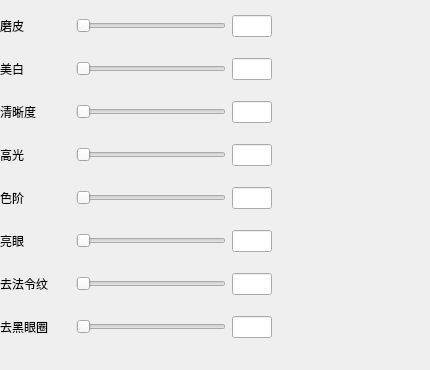
      <widget class="QWidget" name="tab">
       <attribute name="title">
        <string>美颜</string>
       </attribute>
       <widget class="QWidget" name="layoutWidget">
        <property name="geometry">
         <rect>
          <x>0</x>
          <y>0</y>
          <width>421</width>
          <height>361</height>
         </rect>
        </property>
        <layout class="QVBoxLayout" name="verticalLayout">
         <item>
          <layout class="QHBoxLayout" name="horizontalLayout_6">
           <item>
            <widget class="QLabel" name="label_InsSmooth">
             <property name="sizePolicy">
              <sizepolicy hsizetype="Fixed" vsizetype="Preferred">
               <horstretch>0</horstretch>
               <verstretch>0</verstretch>
              </sizepolicy>
             </property>
             <property name="minimumSize">
              <size>
               <width>70</width>
               <height>0</height>
              </size>
             </property>
             <property name="maximumSize">
              <size>
               <width>70</width>
               <height>16777215</height>
              </size>
             </property>
             <property name="text">
              <string>磨皮</string>
             </property>
            </widget>
           </item>
           <item>
            <widget class="QSlider" name="horizontalSlider_InsSmooth">
             <property name="sizePolicy">
              <sizepolicy hsizetype="Expanding" vsizetype="Fixed">
               <horstretch>0</horstretch>
               <verstretch>0</verstretch>
              </sizepolicy>
             </property>
             <property name="minimumSize">
              <size>
               <width>150</width>
               <height>0</height>
              </size>
             </property>
             <property name="maximumSize">
              <size>
               <width>150</width>
               <height>16777215</height>
              </size>
             </property>
             <property name="maximum">
              <number>1000</number>
             </property>
             <property name="orientation">
              <enum>Qt::Horizontal</enum>
             </property>
            </widget>
           </item>
           <item>
            <widget class="QLineEdit" name="lineEdit_InsSmooth">
             <property name="sizePolicy">
              <sizepolicy hsizetype="Fixed" vsizetype="Fixed">
               <horstretch>0</horstretch>
               <verstretch>0</verstretch>
              </sizepolicy>
             </property>
             <property name="minimumSize">
              <size>
               <width>40</width>
               <height>0</height>
              </size>
             </property>
             <property name="maximumSize">
              <size>
               <width>40</width>
               <height>16777215</height>
              </size>
             </property>
             <property name="font">
              <font>
               <pointsize>9</pointsize>
              </font>
             </property>
             <property name="readOnly">
              <bool>true</bool>
             </property>
            </widget>
           </item>
           <item>
            <spacer name="horizontalSpacer">
             <property name="orientation">
              <enum>Qt::Horizontal</enum>
             </property>
             <property name="sizeType">
              <enum>QSizePolicy::Expanding</enum>
             </property>
             <property name="sizeHint" stdset="0">
              <size>
               <width>20</width>
               <height>20</height>
              </size>
             </property>
            </spacer>
           </item>
          </layout>
         </item>
         <item>
          <layout class="QHBoxLayout" name="horizontalLayout_7">
           <item>
            <widget class="QLabel" name="label_LUTFilter">
             <property name="sizePolicy">
              <sizepolicy hsizetype="Fixed" vsizetype="Preferred">
               <horstretch>0</horstretch>
               <verstretch>0</verstretch>
              </sizepolicy>
             </property>
             <property name="minimumSize">
              <size>
               <width>70</width>
               <height>0</height>
              </size>
             </property>
             <property name="maximumSize">
              <size>
               <width>70</width>
               <height>16777215</height>
              </size>
             </property>
             <property name="text">
              <string>美白</string>
             </property>
            </widget>
           </item>
           <item>
            <widget class="QSlider" name="horizontalSlider_LUTFilter">
             <property name="sizePolicy">
              <sizepolicy hsizetype="Fixed" vsizetype="Fixed">
               <horstretch>0</horstretch>
               <verstretch>0</verstretch>
              </sizepolicy>
             </property>
             <property name="minimumSize">
              <size>
               <width>150</width>
               <height>0</height>
              </size>
             </property>
             <property name="maximumSize">
              <size>
               <width>150</width>
               <height>16777215</height>
              </size>
             </property>
             <property name="maximum">
              <number>1000</number>
             </property>
             <property name="orientation">
              <enum>Qt::Horizontal</enum>
             </property>
            </widget>
           </item>
           <item>
            <widget class="QLineEdit" name="lineEdit_LUTFilter">
             <property name="sizePolicy">
              <sizepolicy hsizetype="Fixed" vsizetype="Fixed">
               <horstretch>0</horstretch>
               <verstretch>0</verstretch>
              </sizepolicy>
             </property>
             <property name="minimumSize">
              <size>
               <width>40</width>
               <height>0</height>
              </size>
             </property>
             <property name="maximumSize">
              <size>
               <width>40</width>
               <height>16777215</height>
              </size>
             </property>
             <property name="font">
              <font>
               <pointsize>9</pointsize>
              </font>
             </property>
             <property name="readOnly">
              <bool>true</bool>
             </property>
            </widget>
           </item>
           <item>
            <spacer name="horizontalSpacer_2">
             <property name="orientation">
              <enum>Qt::Horizontal</enum>
             </property>
             <property name="sizeType">
              <enum>QSizePolicy::Expanding</enum>
             </property>
             <property name="sizeHint" stdset="0">
              <size>
               <width>20</width>
               <height>20</height>
              </size>
             </property>
            </spacer>
           </item>
          </layout>
         </item>
         <item>
          <layout class="QHBoxLayout" name="horizontalLayout_16">
           <item>
            <widget class="QLabel" name="label_FoodieSharp">
             <property name="sizePolicy">
              <sizepolicy hsizetype="Fixed" vsizetype="Preferred">
               <horstretch>0</horstretch>
               <verstretch>0</verstretch>
              </sizepolicy>
             </property>
             <property name="minimumSize">
              <size>
               <width>70</width>
               <height>0</height>
              </size>
             </property>
             <property name="maximumSize">
              <size>
               <width>70</width>
               <height>16777215</height>
              </size>
             </property>
             <property name="text">
              <string>清晰度</string>
             </property>
            </widget>
           </item>
           <item>
            <widget class="QSlider" name="horizontalSlider_FoodieSharp">
             <property name="sizePolicy">
              <sizepolicy hsizetype="Fixed" vsizetype="Fixed">
               <horstretch>0</horstretch>
               <verstretch>0</verstretch>
              </sizepolicy>
             </property>
             <property name="minimumSize">
              <size>
               <width>150</width>
               <height>0</height>
              </size>
             </property>
             <property name="maximumSize">
              <size>
               <width>150</width>
               <height>16777215</height>
              </size>
             </property>
             <property name="maximum">
              <number>1000</number>
             </property>
             <property name="orientation">
              <enum>Qt::Horizontal</enum>
             </property>
            </widget>
           </item>
           <item>
            <widget class="QLineEdit" name="lineEdit_FoodieSharp">
             <property name="sizePolicy">
              <sizepolicy hsizetype="Fixed" vsizetype="Fixed">
               <horstretch>0</horstretch>
               <verstretch>0</verstretch>
              </sizepolicy>
             </property>
             <property name="minimumSize">
              <size>
               <width>40</width>
               <height>0</height>
              </size>
             </property>
             <property name="maximumSize">
              <size>
               <width>40</width>
               <height>16777215</height>
              </size>
             </property>
             <property name="font">
              <font>
               <pointsize>9</pointsize>
              </font>
             </property>
             <property name="readOnly">
              <bool>true</bool>
             </property>
            </widget>
           </item>
           <item>
            <spacer name="horizontalSpacer_11">
             <property name="orientation">
              <enum>Qt::Horizontal</enum>
             </property>
             <property name="sizeHint" stdset="0">
              <size>
               <width>20</width>
               <height>20</height>
              </size>
             </property>
            </spacer>
           </item>
          </layout>
         </item>
         <item>
          <layout class="QHBoxLayout" name="horizontalLayout_14">
           <item>
            <widget class="QLabel" name="label_FaceHighlight">
             <property name="sizePolicy">
              <sizepolicy hsizetype="Fixed" vsizetype="Preferred">
               <horstretch>0</horstretch>
               <verstretch>0</verstretch>
              </sizepolicy>
             </property>
             <property name="minimumSize">
              <size>
               <width>70</width>
               <height>0</height>
              </size>
             </property>
             <property name="maximumSize">
              <size>
               <width>70</width>
               <height>16777215</height>
              </size>
             </property>
             <property name="text">
              <string>高光</string>
             </property>
            </widget>
           </item>
           <item>
            <widget class="QSlider" name="horizontalSlider_FaceHighlight">
             <property name="sizePolicy">
              <sizepolicy hsizetype="Fixed" vsizetype="Fixed">
               <horstretch>0</horstretch>
               <verstretch>0</verstretch>
              </sizepolicy>
             </property>
             <property name="minimumSize">
              <size>
               <width>150</width>
               <height>0</height>
              </size>
             </property>
             <property name="maximumSize">
              <size>
               <width>150</width>
               <height>16777215</height>
              </size>
             </property>
             <property name="maximum">
              <number>1000</number>
             </property>
             <property name="orientation">
              <enum>Qt::Horizontal</enum>
             </property>
            </widget>
           </item>
           <item>
            <widget class="QLineEdit" name="lineEdit_FaceHighlight">
             <property name="sizePolicy">
              <sizepolicy hsizetype="Fixed" vsizetype="Fixed">
               <horstretch>0</horstretch>
               <verstretch>0</verstretch>
              </sizepolicy>
             </property>
             <property name="minimumSize">
              <size>
               <width>40</width>
               <height>0</height>
              </size>
             </property>
             <property name="maximumSize">
              <size>
               <width>40</width>
               <height>16777215</height>
              </size>
             </property>
             <property name="font">
              <font>
               <pointsize>9</pointsize>
              </font>
             </property>
             <property name="readOnly">
              <bool>true</bool>
             </property>
            </widget>
           </item>
           <item>
            <spacer name="horizontalSpacer_9">
             <property name="orientation">
              <enum>Qt::Horizontal</enum>
             </property>
             <property name="sizeHint" stdset="0">
              <size>
               <width>20</width>
               <height>20</height>
              </size>
             </property>
            </spacer>
           </item>
          </layout>
         </item>
         <item>
          <layout class="QHBoxLayout" name="horizontalLayout_15">
           <item>
            <widget class="QLabel" name="label_FaceLevel">
             <property name="sizePolicy">
              <sizepolicy hsizetype="Fixed" vsizetype="Preferred">
               <horstretch>0</horstretch>
               <verstretch>0</verstretch>
              </sizepolicy>
             </property>
             <property name="minimumSize">
              <size>
               <width>70</width>
               <height>0</height>
              </size>
             </property>
             <property name="maximumSize">
              <size>
               <width>70</width>
               <height>16777215</height>
              </size>
             </property>
             <property name="text">
              <string>色阶</string>
             </property>
            </widget>
           </item>
           <item>
            <widget class="QSlider" name="horizontalSlider_FaceLevel">
             <property name="sizePolicy">
              <sizepolicy hsizetype="Fixed" vsizetype="Fixed">
               <horstretch>0</horstretch>
               <verstretch>0</verstretch>
              </sizepolicy>
             </property>
             <property name="minimumSize">
              <size>
               <width>150</width>
               <height>0</height>
              </size>
             </property>
             <property name="maximumSize">
              <size>
               <width>150</width>
               <height>16777215</height>
              </size>
             </property>
             <property name="maximum">
              <number>255</number>
             </property>
             <property name="orientation">
              <enum>Qt::Horizontal</enum>
             </property>
            </widget>
           </item>
           <item>
            <widget class="QLineEdit" name="lineEdit_FaceLevel">
             <property name="sizePolicy">
              <sizepolicy hsizetype="Fixed" vsizetype="Fixed">
               <horstretch>0</horstretch>
               <verstretch>0</verstretch>
              </sizepolicy>
             </property>
             <property name="minimumSize">
              <size>
               <width>40</width>
               <height>0</height>
              </size>
             </property>
             <property name="maximumSize">
              <size>
               <width>40</width>
               <height>16777215</height>
              </size>
             </property>
             <property name="font">
              <font>
               <pointsize>9</pointsize>
              </font>
             </property>
             <property name="readOnly">
              <bool>true</bool>
             </property>
            </widget>
           </item>
           <item>
            <spacer name="horizontalSpacer_8">
             <property name="orientation">
              <enum>Qt::Horizontal</enum>
             </property>
             <property name="sizeHint" stdset="0">
              <size>
               <width>20</width>
               <height>20</height>
              </size>
             </property>
            </spacer>
           </item>
          </layout>
         </item>
         <item>
          <layout class="QHBoxLayout" name="horizontalLayout_27">
           <item>
            <widget class="QLabel" name="label_BrightEye">
             <property name="sizePolicy">
              <sizepolicy hsizetype="Fixed" vsizetype="Preferred">
               <horstretch>0</horstretch>
               <verstretch>0</verstretch>
              </sizepolicy>
             </property>
             <property name="minimumSize">
              <size>
               <width>70</width>
               <height>0</height>
              </size>
             </property>
             <property name="maximumSize">
              <size>
               <width>70</width>
               <height>16777215</height>
              </size>
             </property>
             <property name="text">
              <string>亮眼</string>
             </property>
            </widget>
           </item>
           <item>
            <widget class="QSlider" name="horizontalSlider_BrightEye">
             <property name="sizePolicy">
              <sizepolicy hsizetype="Fixed" vsizetype="Fixed">
               <horstretch>0</horstretch>
               <verstretch>0</verstretch>
              </sizepolicy>
             </property>
             <property name="minimumSize">
              <size>
               <width>150</width>
               <height>0</height>
              </size>
             </property>
             <property name="maximumSize">
              <size>
               <width>150</width>
               <height>16777215</height>
              </size>
             </property>
             <property name="maximum">
              <number>1000</number>
             </property>
             <property name="orientation">
              <enum>Qt::Horizontal</enum>
             </property>
            </widget>
           </item>
           <item>
            <widget class="QLineEdit" name="lineEdit_BrightEye">
             <property name="sizePolicy">
              <sizepolicy hsizetype="Fixed" vsizetype="Fixed">
               <horstretch>0</horstretch>
               <verstretch>0</verstretch>
              </sizepolicy>
             </property>
             <property name="minimumSize">
              <size>
               <width>40</width>
               <height>0</height>
              </size>
             </property>
             <property name="maximumSize">
              <size>
               <width>40</width>
               <height>16777215</height>
              </size>
             </property>
             <property name="font">
              <font>
               <pointsize>9</pointsize>
              </font>
             </property>
             <property name="readOnly">
              <bool>true</bool>
             </property>
            </widget>
           </item>
           <item>
            <spacer name="horizontalSpacer_26">
             <property name="orientation">
              <enum>Qt::Horizontal</enum>
             </property>
             <property name="sizeHint" stdset="0">
              <size>
               <width>20</width>
               <height>20</height>
              </size>
             </property>
            </spacer>
           </item>
          </layout>
         </item>
         <item>
          <layout class="QHBoxLayout" name="horizontalLayout_28">
           <item>
            <widget class="QLabel" name="label_RemoveFalin">
             <property name="sizePolicy">
              <sizepolicy hsizetype="Fixed" vsizetype="Preferred">
               <horstretch>0</horstretch>
               <verstretch>0</verstretch>
              </sizepolicy>
             </property>
             <property name="minimumSize">
              <size>
               <width>70</width>
               <height>0</height>
              </size>
             </property>
             <property name="maximumSize">
              <size>
               <width>70</width>
               <height>16777215</height>
              </size>
             </property>
             <property name="text">
              <string>去法令纹</string>
             </property>
            </widget>
           </item>
           <item>
            <widget class="QSlider" name="horizontalSlider_RemoveFalin">
             <property name="sizePolicy">
              <sizepolicy hsizetype="Fixed" vsizetype="Fixed">
               <horstretch>0</horstretch>
               <verstretch>0</verstretch>
              </sizepolicy>
             </property>
             <property name="minimumSize">
              <size>
               <width>150</width>
               <height>0</height>
              </size>
             </property>
             <property name="maximumSize">
              <size>
               <width>150</width>
               <height>16777215</height>
              </size>
             </property>
             <property name="maximum">
              <number>1000</number>
             </property>
             <property name="orientation">
              <enum>Qt::Horizontal</enum>
             </property>
            </widget>
           </item>
           <item>
            <widget class="QLineEdit" name="lineEdit_RemoveFalin">
             <property name="sizePolicy">
              <sizepolicy hsizetype="Fixed" vsizetype="Fixed">
               <horstretch>0</horstretch>
               <verstretch>0</verstretch>
              </sizepolicy>
             </property>
             <property name="minimumSize">
              <size>
               <width>40</width>
               <height>0</height>
              </size>
             </property>
             <property name="maximumSize">
              <size>
               <width>40</width>
               <height>16777215</height>
              </size>
             </property>
             <property name="font">
              <font>
               <pointsize>9</pointsize>
              </font>
             </property>
             <property name="readOnly">
              <bool>true</bool>
             </property>
            </widget>
           </item>
           <item>
            <spacer name="horizontalSpacer_27">
             <property name="orientation">
              <enum>Qt::Horizontal</enum>
             </property>
             <property name="sizeHint" stdset="0">
              <size>
               <width>20</width>
               <height>20</height>
              </size>
             </property>
            </spacer>
           </item>
          </layout>
         </item>
         <item>
          <layout class="QHBoxLayout" name="horizontalLayout_26">
           <item>
            <widget class="QLabel" name="label_RemovePouch">
             <property name="sizePolicy">
              <sizepolicy hsizetype="Fixed" vsizetype="Preferred">
               <horstretch>0</horstretch>
               <verstretch>0</verstretch>
              </sizepolicy>
             </property>
             <property name="minimumSize">
              <size>
               <width>70</width>
               <height>0</height>
              </size>
             </property>
             <property name="maximumSize">
              <size>
               <width>70</width>
               <height>16777215</height>
              </size>
             </property>
             <property name="text">
              <string>去黑眼圈</string>
             </property>
            </widget>
           </item>
           <item>
            <widget class="QSlider" name="horizontalSlider_RemovePouch">
             <property name="sizePolicy">
              <sizepolicy hsizetype="Fixed" vsizetype="Fixed">
               <horstretch>0</horstretch>
               <verstretch>0</verstretch>
              </sizepolicy>
             </property>
             <property name="minimumSize">
              <size>
               <width>150</width>
               <height>0</height>
              </size>
             </property>
             <property name="maximumSize">
              <size>
               <width>150</width>
               <height>16777215</height>
              </size>
             </property>
             <property name="maximum">
              <number>1000</number>
             </property>
             <property name="orientation">
              <enum>Qt::Horizontal</enum>
             </property>
            </widget>
           </item>
           <item>
            <widget class="QLineEdit" name="lineEdit_RemovePouch">
             <property name="sizePolicy">
              <sizepolicy hsizetype="Fixed" vsizetype="Fixed">
               <horstretch>0</horstretch>
               <verstretch>0</verstretch>
              </sizepolicy>
             </property>
             <property name="minimumSize">
              <size>
               <width>40</width>
               <height>0</height>
              </size>
             </property>
             <property name="maximumSize">
              <size>
               <width>40</width>
               <height>16777215</height>
              </size>
             </property>
             <property name="font">
              <font>
               <pointsize>9</pointsize>
              </font>
             </property>
             <property name="readOnly">
              <bool>true</bool>
             </property>
            </widget>
           </item>
           <item>
            <spacer name="horizontalSpacer_25">
             <property name="orientation">
              <enum>Qt::Horizontal</enum>
             </property>
             <property name="sizeHint" stdset="0">
              <size>
               <width>20</width>
               <height>20</height>
              </size>
             </property>
            </spacer>
           </item>
          </layout>
         </item>
        </layout>
       </widget>
      </widget>
